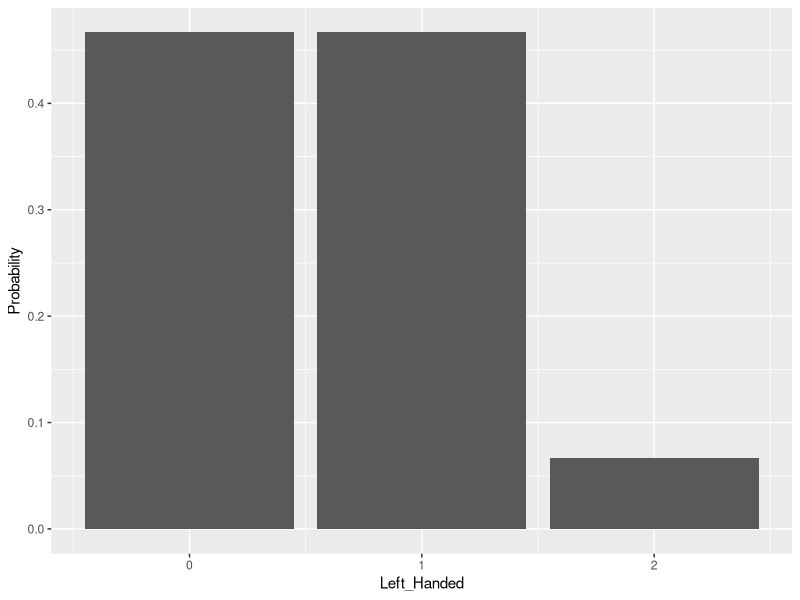
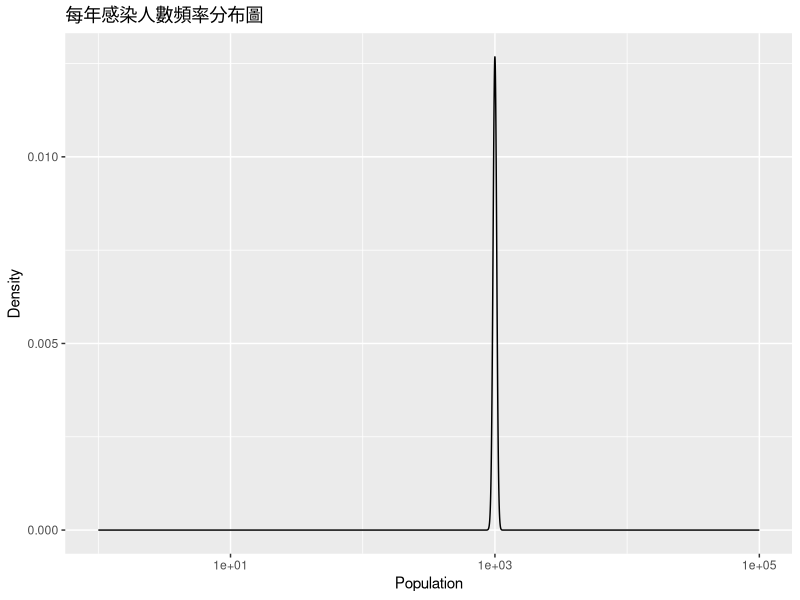

The R source for these figures, in order:
## ---- chunk 1
Left_Handed <- c(0, 1, 2)
Probability <- c(42/90, 42/90, 6/90)
Q818 <- data.frame(Left_Handed, Probability)
library(ggplot2)
ggplot(Q818, aes(x = Left_Handed, y = Probability)) +
  geom_histogram(stat = 'identity')
## ---- chunk 2
0.2*20 + 0.8*15
## ---- chunk 3
choose(10, 5)*(1/2)^5*(1/2)^5
dbinom(5, size = 10, prob = 0.5)
## ---- chunk 4
choose(10, 7)*(1/2)^7*(1/2)^3
dbinom(7, size = 10, prob = 0.5)
## ---- chunk 5
choose(10, 7)*(1/2)^7*(1/2)^3 + choose(10, 8)*(1/2)^8*(1/2)^2 + choose(10, 9)*(1/2)^9*(1/2)^1 + choose(10, 10)*(1/2)^10*(1/2)^0
pbinom(6, size = 10, prob = 0.5, lower.tail = F)
## ---- chunk 6
a <- pnorm(500, mean = 500, sd = 100)
a
## ---- chunk 7
pnorm(650, mean = 500, sd = 100)
## ---- chunk 8
c <- pnorm(700, mean = 500, sd = 100, lower.tail = F)
c
## ---- chunk 9
(1-c) - a
## ---- chunk 10
mean = 100 * 0.5
mean
sd = sqrt(100 * 0.5 * 0.5)
sd
## ---- chunk 11
pnorm(60, mean = 50, sd = 5, lower.tail =  F)
## ---- chunk 12
pnorm(59.5, mean = 50, sd = 5, lower.tail =  F)
## ---- chunk 13
pbinom(59, size = 100, prob = 0.5, lower.tail = F)
## ---- chunk 14
#Setting
event = c()

for (i in 1:100000){

  sample <- rnorm(2, mean = 70, sd = 2.8)
  X = sample[1]
  Y = sample[2]
  D = X - Y
  
  event[i] = D
}
mean(event)
sd(event)
## ---- chunk 15
pnorm(3, mean = 0, sd = 3.96, lower.tail =  F)
## ---- chunk 16
2*pnorm(3, mean = 0, sd = 3.96, lower.tail =  F)
## ---- chunk 17
Population = c(1:100000)
Density = dbinom(Population, size = 100000, prob = 0.01)
Data <- data.frame(Population, Density)
ggplot(Data, aes(x = Population, y = Density)) +
  geom_line() +
  scale_x_log10() +
  ggtitle('每年感染人數頻率分布圖')
## ---- chunk 18
d <- pbinom(1049, size = 100000, prob = 0.01, lower.tail = F) #P(>=1500) = 1- P(<=1049)每一年超過1050人得病的機率
pbinom(0, size = 4, prob = d, lower.tail = F)#P(>=1) = 1 - P(<=0) #至少一年有1050人以上
## ---- chunk 19
Disease <- function(n){
  #Setting
  disease.event = c()
  for(i in 1:n){ #模擬n年
    count = 0
    for (j in 1:100000){ #模擬10萬市民
      samp = sample(1:100, 1, replace = T)
      if (samp == 1){
        count = count + 1
      } 
    }
    disease.event[i] = count
  }
  return(disease.event)
}
max(Disease(100))
